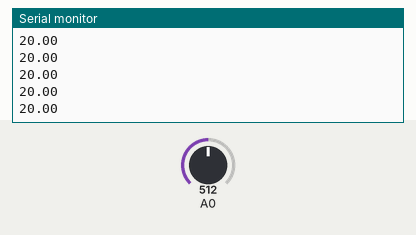
Recording of a sketch running on a simulated Arduino Uno, built with avr-gcc and run on an emulated ATmega328P. On the bench: the last lines printed to the serial monitor. Inputs (shaded band) come from the test bench; at power-on: A0 = 512.

Above: at 1.2 s.
1.3 s: A0 set to 306
At 1.35 s:
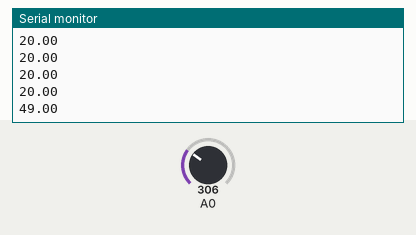
2.8 s: A0 set to 122
At 2.83 s:
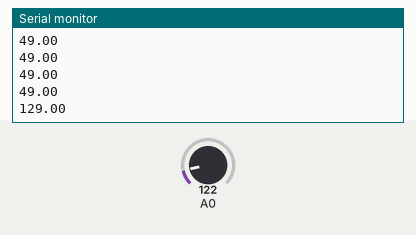
Timing chart, 0 to 5.8 s (numbered marks = the images above; inputs shaded):
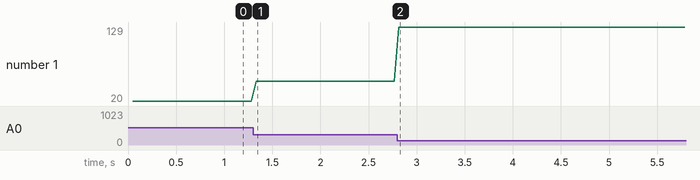

The sketch:

GP2Y0A02YK0F.ino
```cpp
//SHARP GP2Y0A02
//Yellow Vout
//Black GND
//Red 5V

float distance[] = {20, 30, 40, 50, 60, 70, 80, 90, 100,  110,  120,  130,  140,  150};
float voltage[14] = {2.5, 2, 1.55, 1.25, 1.1, 0.85, 0.8, 0.73, 0.7, 0.65, 0.6, 0.5, 0.45, 0.4};

typedef struct {
  float maxDistance;  //cm
  float minDistance;  //cm
  float offset; //cm
  float distance; //cm,
  int frequency;  //Hz
  int pin;
}SHARP;

SHARP Sharp = {150, 20, 0, 0, 20, A0};

void getDistance(SHARP* Sharp) {
  float v = analogRead(Sharp->pin);
  v = v / 1024.0 * 5;
  int index = 0;
  for(index = 0; index < 14; index++) {
    if(v >= voltage[index]) {
      break;
    }
  }
  if(index == 0) {
    Sharp->distance = 20;
  } else if(index == 14) {
    Sharp->distance = 150;
  } else {
    Sharp->distance = map(v, voltage[index], voltage[index-1], distance[index], distance[index-1]);
  }
}

void setup() {
  // put your setup code here, to run once:
  Serial.begin(115200);
}

void loop() {
  static unsigned long lastTime = millis();
  if(millis() - lastTime > 1000/Sharp.frequency) {
    lastTime = millis();
    getDistance(&Sharp);
    Serial.println(Sharp.distance);
//    int v = analogRead(Sharp.pin);
//    Serial.println(v);
  }
}
```

Measured:
- after the input at 1.3 s, the serial monitor: prints a new line at once (image 1)
- after the input at 2.8 s, the serial monitor: prints a new line at once (image 2)
- plotted number 1: 20 → 49 after the input at 1.3 s, 49 → 129 after the input at 2.8 s
